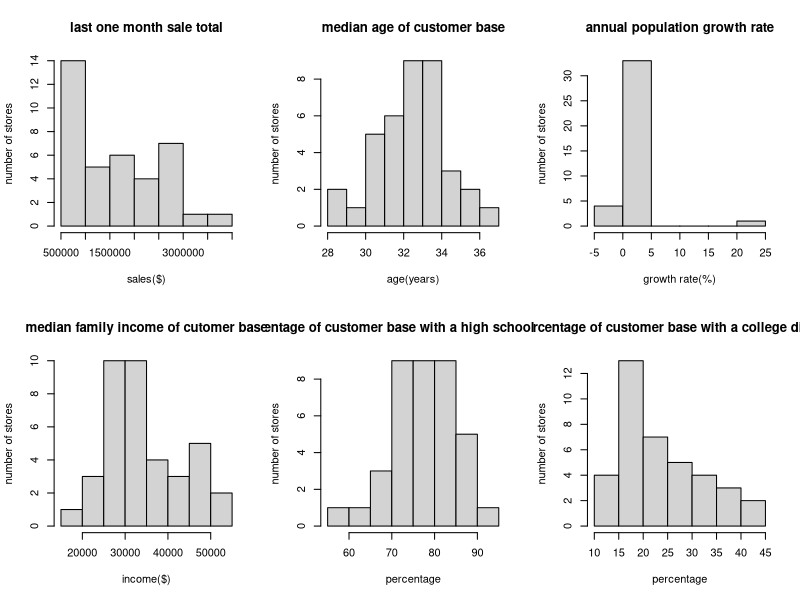

Generate this figure with R: (Note: this script raises an error after producing the figure.)
# SDGB 7840
# Minxia Ji

#load data

sport <- read.csv("Sporting.csv",header = TRUE)

###############
# Question 2  #
###############
#draw histograms to compare skeness and outliers
par(mfrow=c(2,3))
hist(sport$Sales,main = "last one month sale total",
     xlab = "sales($)",ylab = "number of stores")
hist(sport$Age,main = "median age of customer base",
     xlab = "age(years)",ylab = "number of stores")
hist(sport$Growth,main = "annual population growth rate",
     xlab = "growth rate(%)",ylab = "number of stores")
hist(sport$Income,main = "median family income of cutomer base",
     xlab = "income($)",ylab = "number of stores")
hist(sport$HS,main = "percentage of customer base with a high school diploma",
     xlab = "percentage",ylab = "number of stores")
hist(sport$College,main = "percentage of customer base with a college diploma",
     xlab = "percentage",ylab = "number of stores")
#calculate summary data way 1
summary(data.x$Sales)
summary(data.x$Age)
summary(data.x$Growth)
summary(data.x$Income)
summary(data.x$HS)
summary(data.x$College)
#calculate summary data way 2
apply(sport,2,mean)
apply(sport,2,median)
apply(sport,2,sd)
apply(sport,2,min)
apply(sport,2,max)

###############
# Question 3  #
###############
#compute correlations
cor(sport$Age,sport$Sales)
cor(sport$Growth,sport$Sales)
cor(sport$Income,sport$Sales)
cor(sport$HS,sport$Sales)
cor(sport$College,sport$Sales)
#scatter plot
par(mfrow=c(2,3))
plot(sport$Age,sport$Sales,main = "sales vs age",xlab = "age(years)",ylab = "sales($)")
plot(sport$Growth,sport$Sales,main = "sales vs growth",xlab = "growth(%)",ylab = "sales($)")
plot(sport$Income,sport$Sales,main = "sales vs income",xlab = "income($)",ylab = "sales($)")
plot(sport$HS,sport$Sales,main = "sales vs HS",xlab = "percentage",ylab = "sales($)")
plot(sport$College,sport$Sales,main = "sales vs college",xlab = "percentage",ylab = "sales($)")

###############
# Question 5  #
###############
#fit a linear model 
lm.sport<-lm(Sales~HS,data = sport)
summary(lm.sport)


###############
# Question 6  #
###############
#write a estimate regression line
plot(sport$HS,sport$Sales,las=TRUE,pch=19,
     main = "Sales vs HS",
     xlab = " Percentage of customer base with a high school diploma % ",
     ylab = "latest one-month sales total in $",
     cex.axis=0.5,cex.lab=1.5)
abline(coef(lm.sport), col="forestgreen", lwd=3)

###############
# Question 7  #
###############
#compute the interpretation meaningful x range
range(sport$HS)

###############
# Question 10 #
###############
#esidual plot
plot(y = lm.sport$residuals, x = sport$HS,  
     main="Residuals Plot", xlab = "Percentage of customer base with a high school diploma (%)", 
     ylab = "Residuals")
abline(h=0, lty=2, lwd=2)
#normal quantile plot
qqnorm(lm.sport$residuals, las=TRUE, cex.lab=1, cex.axis=0.8, cex.main=1.8, pch=19, col="#FF824770", 
       main="Normal Q-Q Plot of Residuals")
qqline(lm.sport$residuals) 

###############
# Question 12 #
###############
summary(lm.sport) 
# test statistic for null hypothesis: H_0: beta_1 = 0
# p-value computed using alternative hypothesis: H_1: beta_1 != 0

nrow(sport)

# manually computing p-value:
2*pt(lm.sport$coef[2]/summary(lm.sport)$coefficients[2,2], df=nrow(sport)-2, lower.tail=FALSE)


#######

# we want to test the following hypotheses:
# H_0: beta_1 = 1
# H_1: beta_1 < 1

# test statistic = (hat(beta)_1 - 1)/se for hat(beta)_1
test.stat <- (lm.sport$coef[2] - 0)/summary(lm.sport)$coefficients[2,2]

# p-value: one-sided test, < alternative
# t distribution with n-2 degrees of freedom
pt(test.stat, df=nrow(sport)-2, lower.tail=TRUE)

###############
# Question 13 #
###############
#predict county A,B,C

data.new <- data.frame("HS"=c(50,75,70))
predict(lm.sport,newdata = data.new)

###############
# Question 14 #
###############

pred.interval <- predict(lm.sport, newdata=data.new, interval="prediction", level=0.95)